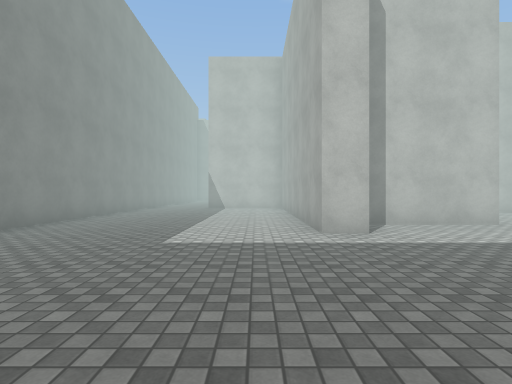
view 1 (above)

19 first-person views from a walk through a 3-D level made in the Unity game engine. The camera is 1.3 m above the floor, looks level and sees 80° across. The floor is counted in squares, 2 m on a side. Each view is taken from the middle of a square. On the plan, view 1 faces up. The plan holds only what a view shows up to about 10 squares ahead; the rest is blank. The place goes on beyond the plan. The player character is not drawn. Some animated figures are left out. Surface patterns are stand-ins for the level's own textures.

view 2
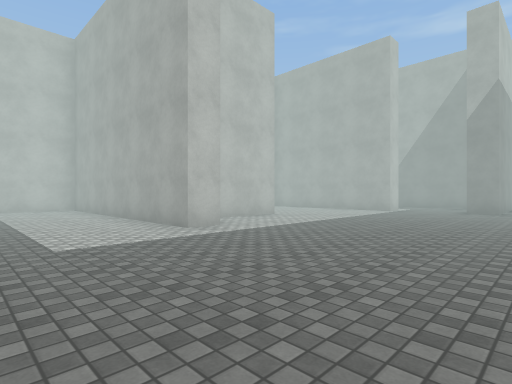

view 3
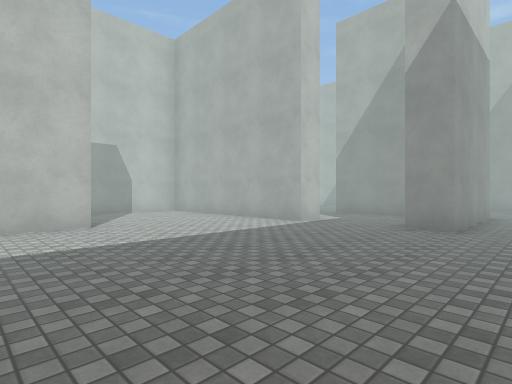

view 4
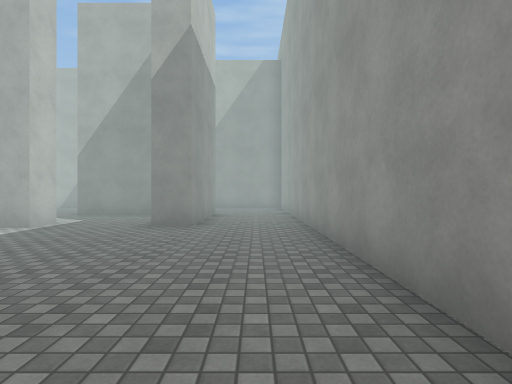

view 5
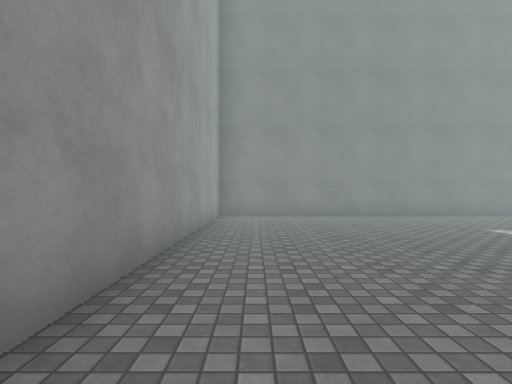

view 6
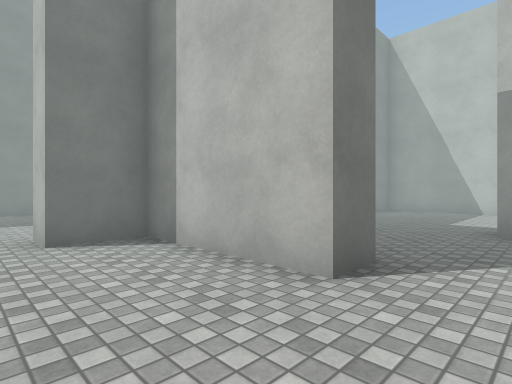

view 7
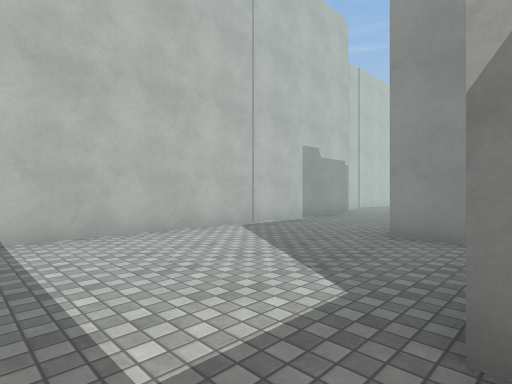

view 8
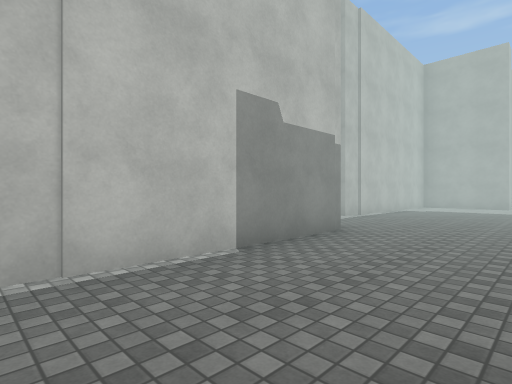

view 9
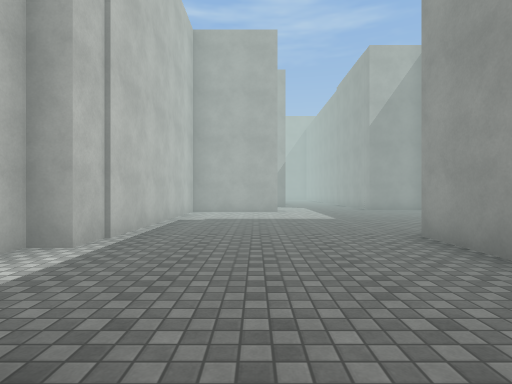

view 10
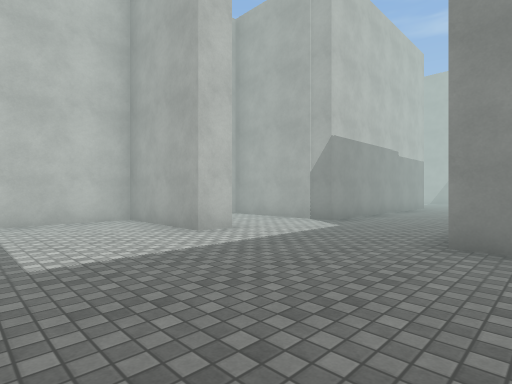

view 11
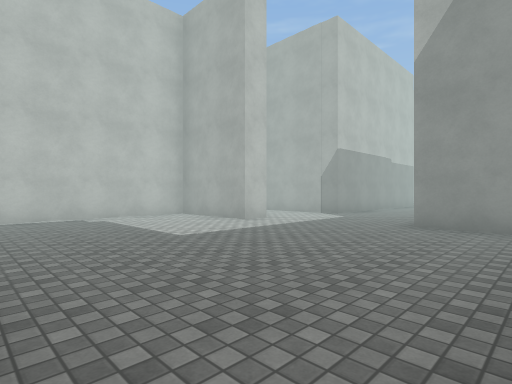

view 12
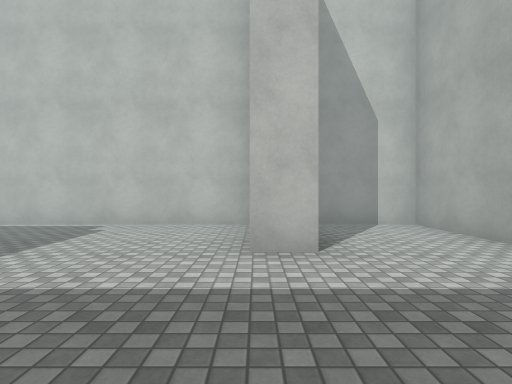

view 13
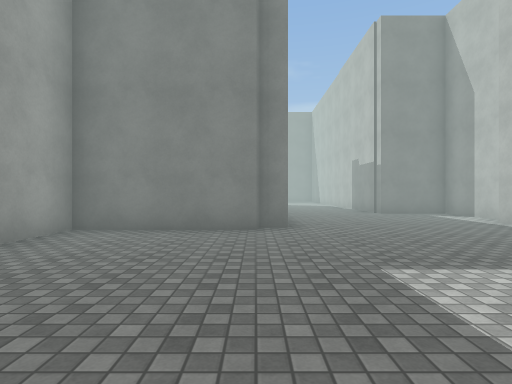

view 14
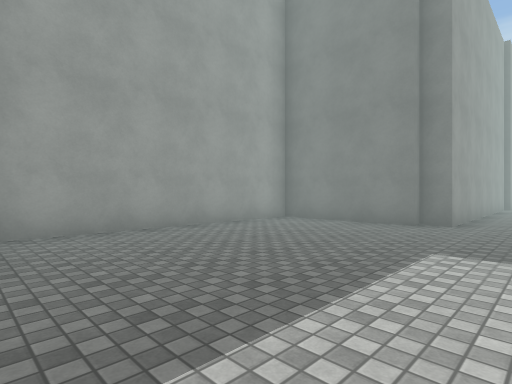

view 15
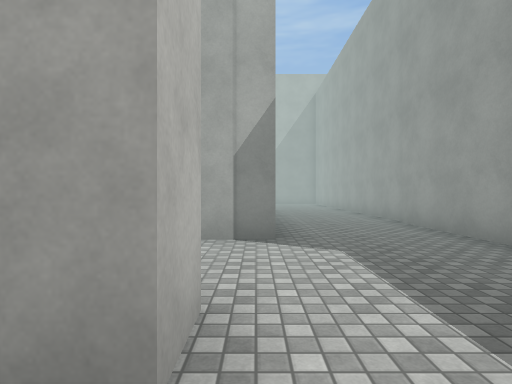

view 16
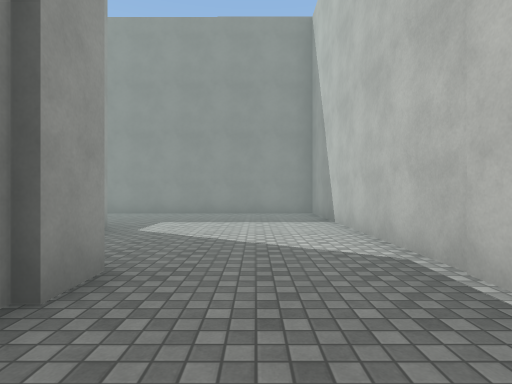

view 17
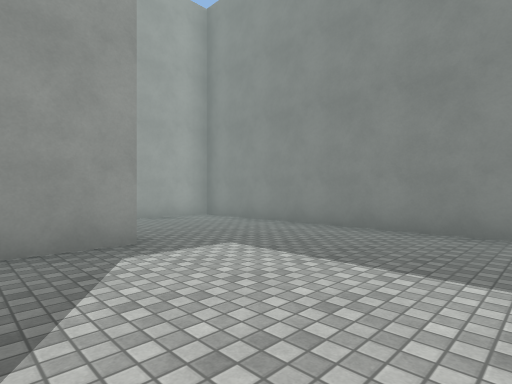

view 18
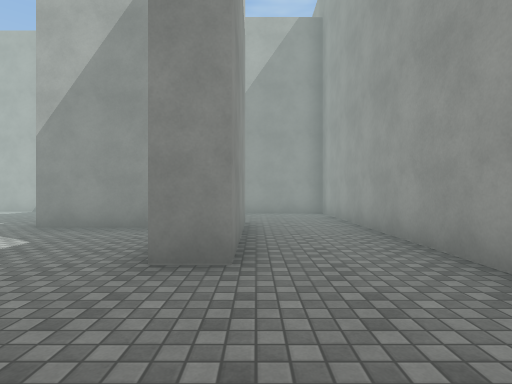

view 19
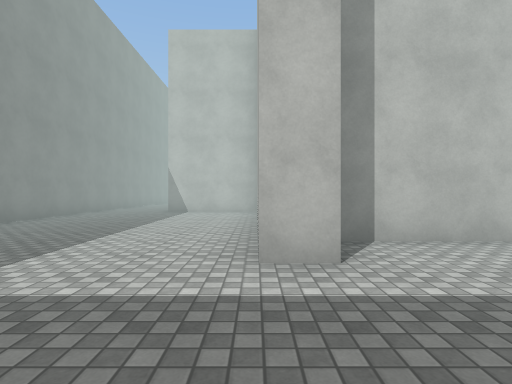

### Floor plan
Points are (right, up) in squares from view 1. A wall is a line through its corners. A room is listed if a view was taken in it or the views show most of it. See-through windows are left out.
Room 1 (views 1, 2, 3, 4, 5, 6, 7, 8, 9, 10, 11, 12, 13, 14, 15, 16, 17, 18, 19)
walls: (9.1, 11.6) (16.5, 11.6) (16.5, 11); (8.5, 10.8) (8.5, 11.8) (9.2, 11.8); (5.2, 10.3) (6.8, 10.3); (8, 9.5) (5.2, 9.5); (1.1, 11.9) (-1.9, 11.9); (4.8, 6.9) (4.8, 6) (1.8, 6) (1.8, 4.8) (1, 4.8) (1, 11.1); (9.2, 4.1) (8.5, 4.1) (8.5, 8.8); (16.8, 11.1) (16.8, 7.8) (22.6, 7.8); (-4.3, 12) (-4.3, -1) (15.2, -1) (15.2, 1.6); (12.1, 1.2) (8.7, 1.2) (8.7, 2); (22.8, 13.3) (21.9, 13.3) (21.9, 16) (15.6, 16) (15.6, 16.7) (12.9, 16.7) (12.9, 14.7) (1.8, 14.7) (1.8, 6.8) (3.9, 6.8); (23, 8.5) (23, 10); (24.6, 9.9) (29.5, 9.9); (29.4, 12.7) (25.2, 12.7) (25.2, 16) (23.2, 16)
ways out: opening at (9, 3.5)

Where each view was taken, in squares from view 1:
view 1: 0 up, 0 right, facing up
view 2: 0 up, 2 left, facing up-right
view 3: 0 up, 3 right, facing up-right
view 4: 0 up, 3 right, facing right
view 5: 0 up, 4 right, facing left
view 6: 4 up, 6 right, facing up-left
view 7: 10 up, 4 right, facing up-right
view 8: 12 up, 8 right, facing up-right
view 9: 14 up, 12 right, facing right
view 10: 9 up, 19 right, facing up-right
view 11: 8 up, 17 right, facing up-right
view 12: 10 up, 22 right, facing up
view 13: 11 up, 22 right, facing left
view 14: 13 up, 23 right, facing down-left
view 15: 13 up, 21 right, facing right
view 16: 13 up, 11 right, facing left
view 17: 14 up, 7 right, facing down-left
view 18: 1 up, 6 right, facing right
view 19: 2 up, 1 right, facing up
